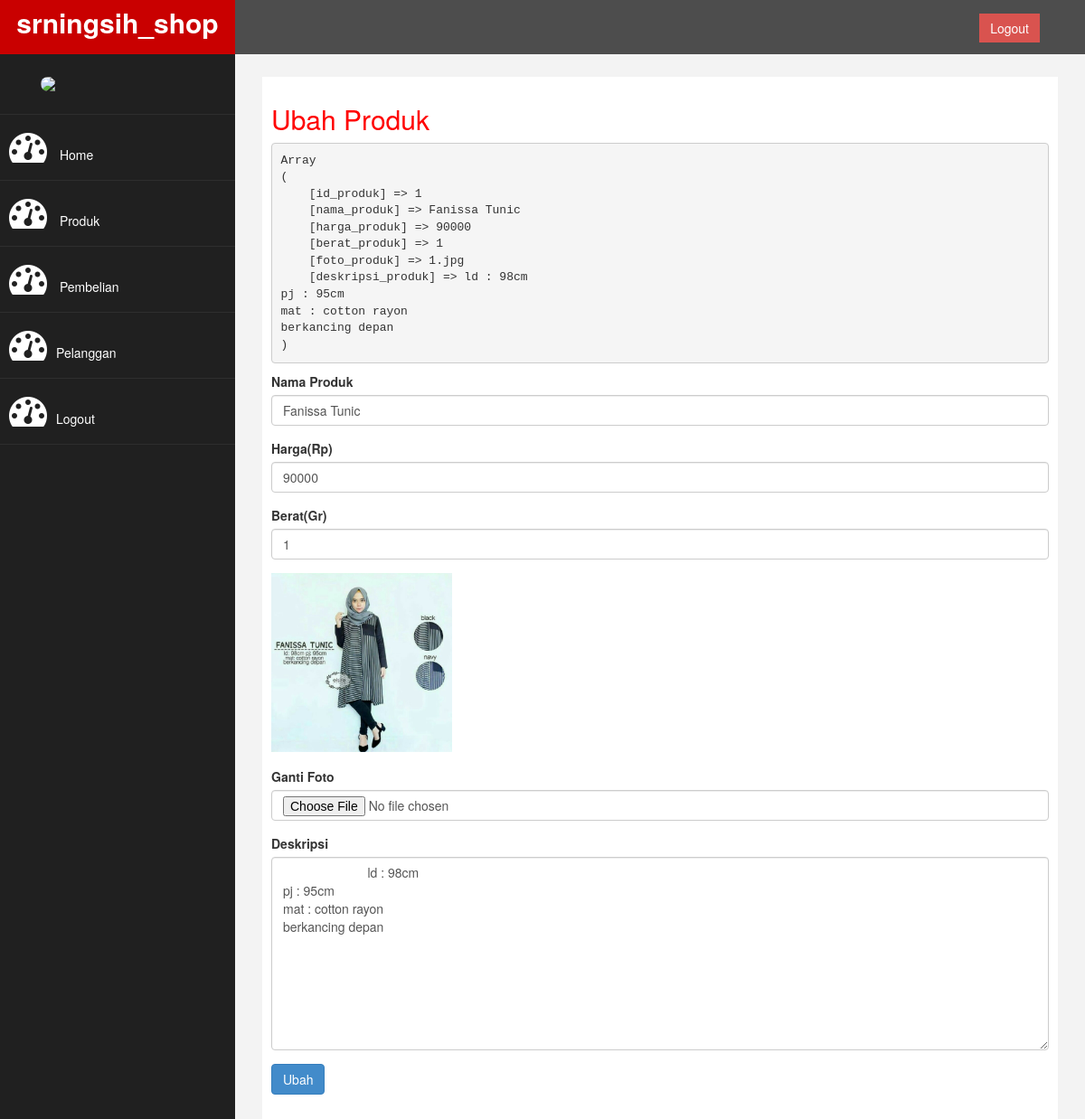
Screenshot of /admin/index.php?halaman=ubahproduk&id=1 (signed in) with the database file from the repository.
### tables this page shows
CREATE TABLE `produk` (
  `id_produk` int(11) NOT NULL AUTO_INCREMENT,
  `nama_produk` varchar(100) NOT NULL,
  `harga_produk` int(11) NOT NULL,
  `berat_produk` int(11) NOT NULL,
  `foto_produk` varchar(100) NOT NULL,
  `deskripsi_produk` text NOT NULL,
  PRIMARY KEY (`id_produk`)
);

### admin/ubahproduk.php (the view, shortened to what this page needs)
<h2>Ubah Produk</h2>
<?php
$ambil=$koneksi->query("SELECT * FROM produk WHERE id_produk='$_GET[id]'");
$pecah=$ambil->fetch_assoc();
echo "<pre>";
print_r($pecah);
echo "</pre>";
?>
<form method="post" enctype="multipart/form-data">
	<div class="form-group">
		<label>Nama Produk</label>
		<input type="text" name="nama" class="form-control" value="<?php echo $pecah['nama_produk'];  ?>">
	</div>
	<div class="form-group">
		<label>Harga(Rp)</label>
		<input type="number" class="form-control" name="harga" value="<?php echo $pecah['harga_produk']; ?>">
	</div>
	<div class="form-group">
		<label>Berat(Gr)</label>
		<input type="number" class="form-control" name="berat" value="<?php echo $pecah ['berat_produk']; ?>">
	</div>
	<div class="form-group">
		<img src="../foto_produk/<?php echo $pecah['foto_produk'] ?>" width="200">
	</div>
	<div class="form-group">
		<label>Ganti Foto</label>
		<input type="file" name="foto" class="form-control">
	</div>
	<div class="form-group">
		<label>Deskripsi</label>
		<textarea name="deskripsi" class="form-control" rows="10">
			<?php echo $pecah['deskripsi_produk']; ?>
		</textarea>
	</div>
	<button class="btn btn-primary" name="ubah">Ubah</button>
</form>

### admin/assets/css/custom.css (style rules this page uses)
body { background-image: url(".../admin/nyoba.jpg"); background-size: cover; }
h2 { color: #f00; }

### admin/index.php (style rules this page uses)
body { background-image: url("495.jpg"); background-size: cover; }

### rows the page displays
produk: nama "Fanissa Tunic", harga "90000", berat "1", foto_produk (picture), deskripsi "ld : 98cm pj : 95cm mat : cotton rayon berkancing depan"
